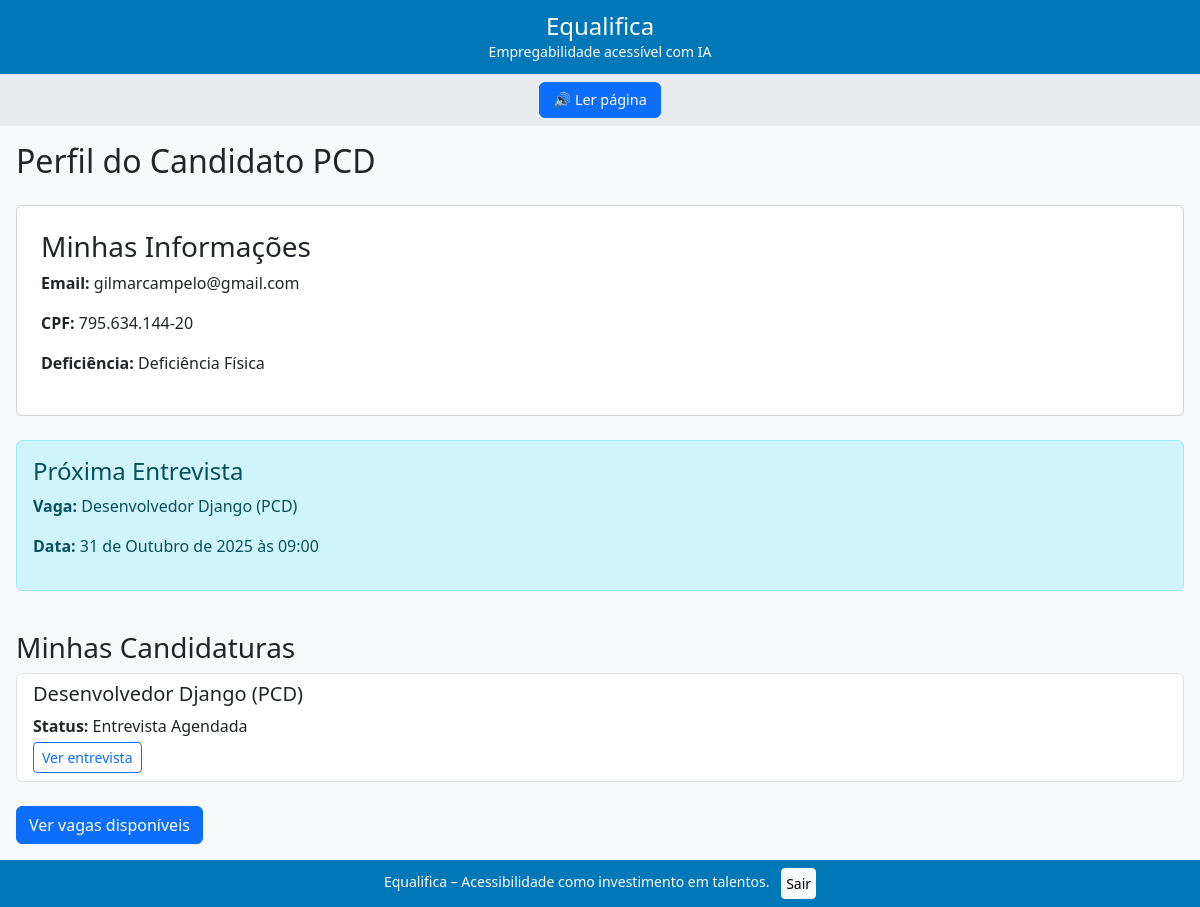
Screenshot of /pcd/dashboard/ (signed in) with the database file from the repository.
### accounts/models.py (models this page shows, shortened)
class User(AbstractUser):
    USER_TYPE_CHOICES = (
        ('pcd', 'Pessoa com Deficiência'),
        ('recruiter', 'Recrutador'),
        ('admin', 'Administrador'),
    )
    email = models.EmailField(unique=True)
    user_type = models.CharField(max_length=20, choices=USER_TYPE_CHOICES, default='pcd')
    groups = models.ManyToManyField(
        'auth.Group',
        related_name='custom_user_set',  # nome único
        blank=True,
        help_text='The groups this user belongs to.',
        verbose_name='groups',
    )
    user_permissions = models.ManyToManyField(
        'auth.Permission',
        related_name='custom_user_set',  # nome único
        blank=True,
        help_text='Specific permissions for this user.',
        verbose_name='user permissions',
    )
    USERNAME_FIELD = 'email'
    REQUIRED_FIELDS = ['username'] #Mantém username por compatibilidade

class PCDProfile(BaseModel):
    DISABILITY_CHOICES = (
        ('visual', 'Deficiência Visual'),
        ('auditiva', 'Deficiência Auditiva'),
        ('fisica', 'Deficiência Física'),
        ('intelectual', 'Deficiência Intelectual'),
        ('multipla', 'Deficiência Múltipla'),
    )
    user = models.OneToOneField(User, on_delete=models.CASCADE, related_name='pcd_profile')
    cpf = models.CharField(max_length=14, unique=True, validators=[validate_cpf, MinLengthValidator(11)],
          help_text="Formato: XXX.XXX.XXX-XX ou XXXXXXXXXXX")
    disability = models.CharField(max_length=20, choices=DISABILITY_CHOICES)
    skills = models.TextField(help_text="Liste suas habilidades e competências (Separadas por Vírgula).")
    lgpd_consent = models.BooleanField(default=False, help_text="Concordo com a política de privacidade (LGPD).")

### recruitment/models.py (models this page shows, shortened)
class Entrevista(BaseModel):
    candidatura = models.OneToOneField(Candidatura, on_delete=models.CASCADE, related_name='entrevista')
    data_agendada = models.DateTimeField()
    link_video = models.URLField(blank=True, help_text="Link para sala de vídeo (ex: Zoom, Google Meet)")
    observacoes = models.TextField(blank=True)

class Candidatura(BaseModel):
    STATUS_CHOICES = [
        ('pendente', 'Pendente'),
        ('entrevista', 'Entrevista Agendada'),
        ('rejeitado', 'Rejeitado'),
        ('contratado', 'Contratado'),
    ]
    vaga = models.ForeignKey(Vaga, on_delete=models.CASCADE, related_name='candidaturas')
    cpf_pcd = models.CharField(max_length=14)      # preenchido automaticamente
    cnpj_empresa = models.CharField(max_length=18)  # copiado da vaga
    status = models.CharField(max_length=20, choices=STATUS_CHOICES, default='pendente')
    class Meta:
        verbose_name = "Candidatura"
        verbose_name_plural = "Candidaturas"
        unique_together = ('vaga', 'cpf_pcd')  # evita candidaturas duplicadas

class Vaga(BaseModel):
    titulo = models.CharField(max_length=200)
    descricao = models.TextField()
    requisitos = models.TextField()
    acessibilidade = models.JSONField(
        default=dict,
        help_text="Ex: {'libras': true, 'legendas': true, 'descricao_alt': true}"
    )
    cnpj_empresa = models.CharField(max_length=18)  # preenchido automaticamente
    class Meta:
        verbose_name = "Vaga"
        verbose_name_plural = "Vagas"

### accounts/views.py (the view)
# urls.py: path('pcd/dashboard/', PCDDashboardView.as_view(), name='pcd_dashboard'),
class PCDDashboardView(LoginRequiredMixin, TemplateView):
    template_name = 'pcd/dashboard.html'
    def get_context_data(self, **kwargs):
        context = super().get_context_data(**kwargs)
        user = self.request.user
        if user.user_type != 'pcd':
            return context
        cpf_pcd = user.pcd_profile.cpf
        candidaturas = Candidatura.objects.filter(cpf_pcd=cpf_pcd).select_related('vaga')
        entrevistas = Entrevista.objects.filter(
            candidatura__cpf_pcd=cpf_pcd
        ).select_related('candidatura__vaga')
        proxima_entrevista = entrevistas.filter(
            data_agendada__gte=timezone.now()
        ).first()
        context.update({
            'candidaturas': candidaturas,
            'proxima_entrevista': proxima_entrevista,
        })
        return context

### templates/pcd/dashboard.html (shortened to what this page needs)
{% extends 'base.html' %}
{% block content %}
<h2 class="mb-4">Perfil do Candidato PCD</h2>
<div class="card p-4 mb-4">
  <h3>Minhas Informações</h3>
  <p><strong>Email:</strong> {{ user.email }}</p>
  <p><strong>CPF:</strong> {{ user.pcd_profile.cpf }}</p>
  <p><strong>Deficiência:</strong> {{ user.pcd_profile.get_disability_display }}</p>
</div>
{% if proxima_entrevista %}
<div class="alert alert-info">
  <h4>Próxima Entrevista</h4>
  <p><strong>Vaga:</strong> {{ proxima_entrevista.candidatura.vaga.titulo }}</p>
  <p><strong>Data:</strong> {{ proxima_entrevista.data_agendada }}</p>
</div>
{% endif %}
<h3 class="mt-4">Minhas Candidaturas</h3>
{% if candidaturas %}
  <div class="list-group mb-4">
    {% for cand in candidaturas %}
    <div class="list-group-item">
      <h5>{{ cand.vaga.titulo }}</h5>
      <p class="mb-1"><strong>Status:</strong> {{ cand.get_status_display }}</p>
      {% if cand.entrevista %}
        <a href="{% url 'entrevista' cand.entrevista.id %}" class="btn btn-outline-primary btn-sm">Ver entrevista</a>
      {% endif %}
    </div>
    {% endfor %}
  </div>
{% else %}
  <p class="text-muted">Você ainda não se candidatou a nenhuma vaga.</p>
{% endif %}
<div class="d-flex gap-2">
  <a href="{% url 'vagas_list' %}" class="btn btn-primary">Ver vagas disponíveis</a>
</div>
{% endblock %}

### templates/base.html (style rules this page uses)
body { background: #f8f9fa; font-family: 'Segoe UI', Arial, sans-serif; margin: 0; padding: 0; overflow-x: hidden; }

### rows the page displays
User: email "gilmarcampelo@gmail.com", pcd_profile.cpf "795.634.144-20", pcd_profile.disability "Deficiência Física"
Entrevista: candidatura.vaga.titulo "Desenvolvedor Django (PCD)", data_agendada "31 de Outubro de 2025 às 09:00"
Candidatura: vaga.titulo "Desenvolvedor Django (PCD)", status "Entrevista Agendada", shows "Ver entrevista"
